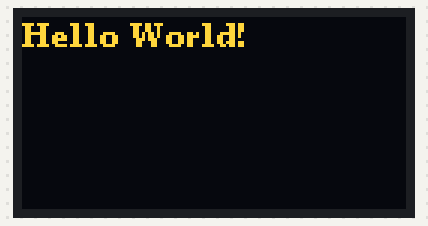
A sketch run on a simulated Arduino Mega 2560, built for the host (arithmetic inside an expression is 32-bit, double 64-bit). Shown: 128×64 one-colour display. The OLED is the two-colour kind (top 16 rows yellow).

Above: at 0.1 s.

The sketch:

OLED.ino
```cpp
#include <Arduino.h>
#include <U8g2lib.h>
#include <Wire.h>

#define IIC_POWER_PIN  45
#define SDA_PIN 1
#define SCL_PIN 2


// U8G2_SSD1306_128X64_NONAME_F_HW_I2C u8g2(U8G2_R0, /* clock=*/ SCL_PIN, /* data=*/ SDA_PIN, /* reset=*/ U8X8_PIN_NONE);  // 高速 I2C

U8G2_SSD1306_128X64_NONAME_F_SW_I2C u8g2(U8G2_R0, /* clock=*/ SCL_PIN, /* data=*/ SDA_PIN, /* reset=*/ U8X8_PIN_NONE);    // 低速 I2C

void setup(void) {
  pinMode(IIC_POWER_PIN, OUTPUT);
  digitalWrite(IIC_POWER_PIN, HIGH);
  Wire.begin(SDA_PIN, SCL_PIN);
  u8g2.begin();
}

void loop(void) {
  u8g2.clearBuffer();					// 清除内部内存
  u8g2.setFont(u8g2_font_ncenB08_tr);	// 选择合适的字体
  u8g2.drawStr(0,10,"Hello World!");	// 将内容写入内部内存
  u8g2.sendBuffer();					// 将内部内存传输到显示屏
  delay(1000);
}
```
